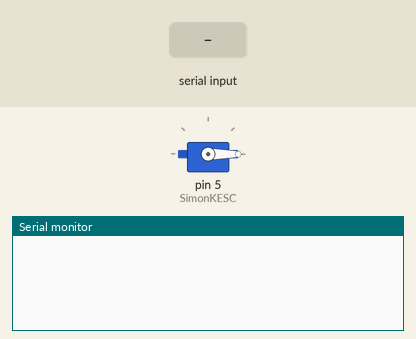
This sketch was run on a simulated Arduino Uno, built with avr-gcc and run on an emulated ATmega328P. Parts: servo, the last lines printed to the serial monitor. The inputs (shaded band) are chosen by the test bench.

Above: at 1.2 s.
1.3 s: "90,45\n" received over Serial
At 2.3 s:
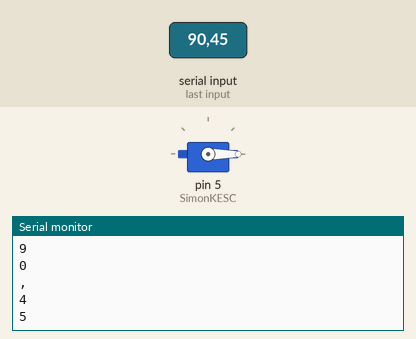
2.8 s: "30,150\n" received over Serial
At 3.5 s:
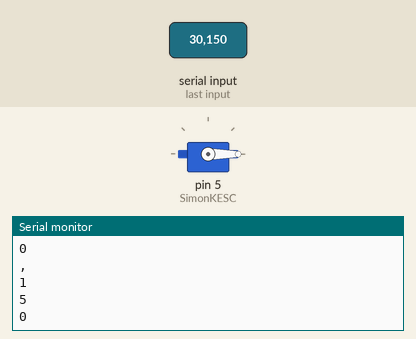
4.3 s: "200\n" received over Serial
At 5.5 s:
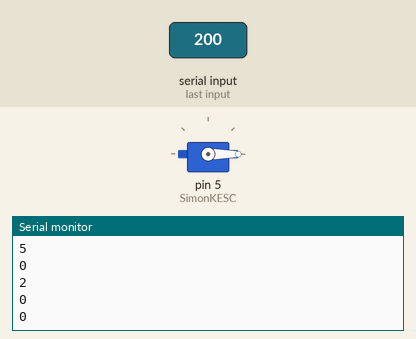
5.8 s: "5\n" received over Serial
At 6.9 s:
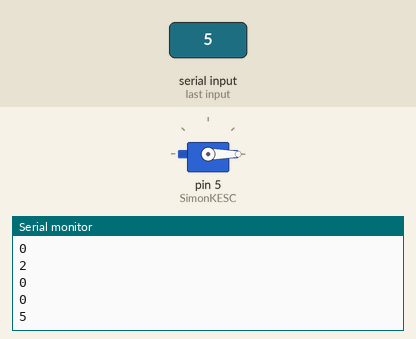
Timing chart, 0 to 8.3 s (numbered marks = the images above; inputs shaded):
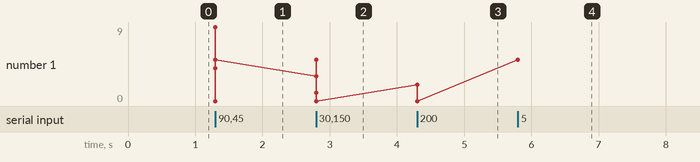

The sketch:

SimonK_ESC_Bluetooth.ino
```cpp
#include <Servo.h>

Servo SimonKESC;
int pot1Pin = A2;
int pot1 = 0;

void setup() {
  SimonKESC.attach(5);
  Serial.begin(115200);
}

void loop() {

 if (Serial.available())
   { // If data is available to read,
     char val = Serial.read(); // read it and store it in val
     String str;
     str += val;
     pot1 = str.toInt();
     Serial.println(str);
   }

  //int pot1 = analogRead(pot1Pin);
  int out = map(pot1, 0, 9, 0, 179);
  SimonKESC.write(out);
}
```

Measured:
- after the input at 1.3 s, the serial monitor: prints a new line at once (image 1)
- after the input at 2.8 s, the serial monitor: prints a new line at once (image 2)
- after the input at 4.3 s, the serial monitor: prints a new line at once (image 3)
